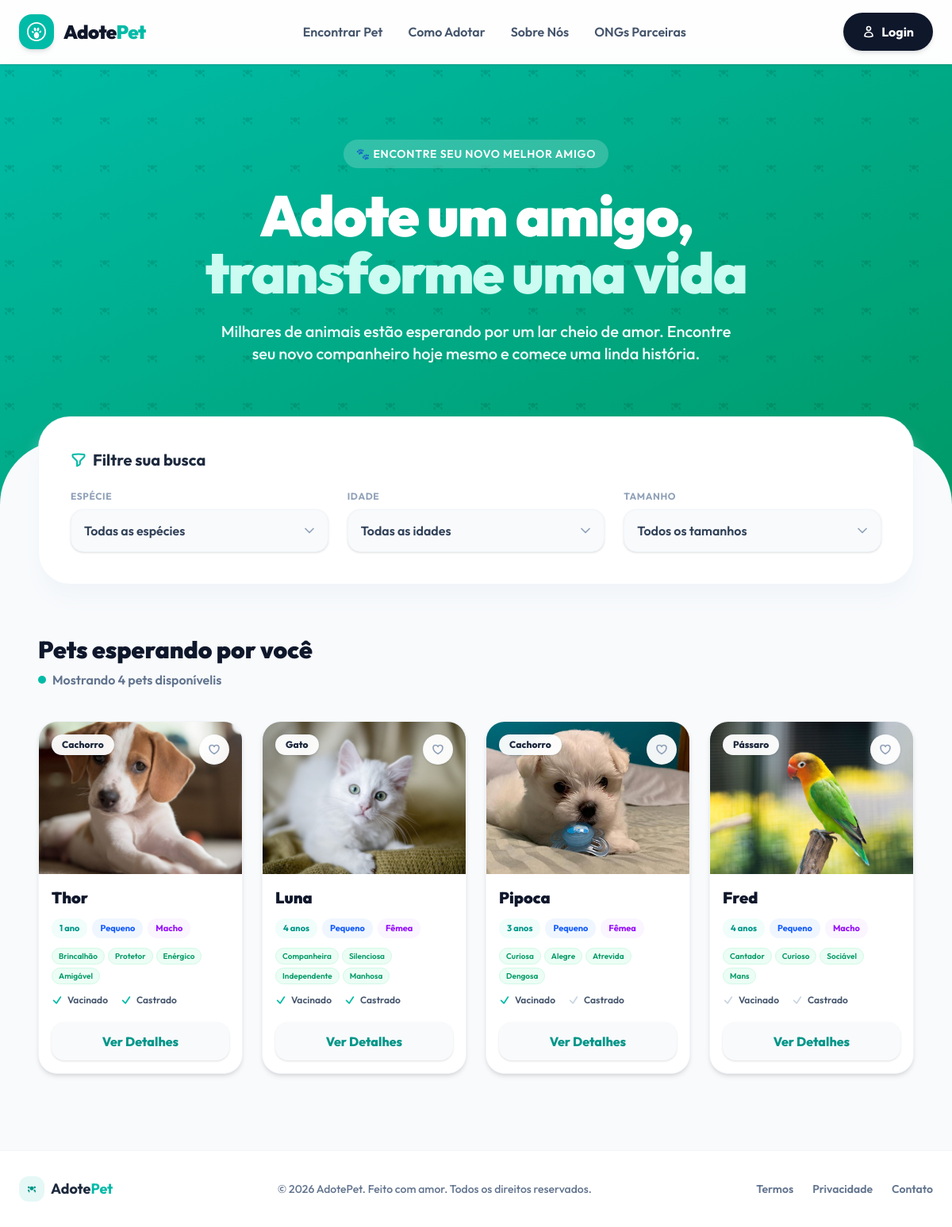
The page / on the database its author committed.
### adocoes/models.py (models this page shows, shortened)
class Animal(models.Model):
    TAMANHO_CHOICES = [
        ('Pequeno', 'Pequeno'),
        ('Médio', 'Médio'),
        ('Grande', 'Grande'),
    ]
    SEXO_CHOICES = [
        ('Macho', 'Macho'),
        ('Fêmea', 'Fêmea'),
    ]
    ESPECIE_CHOICES = [
        ('Cachorro', 'Cachorro'),
        ('Gato', 'Gato'),
        ('Pássaro', 'Pássaro'),
        ('Outros', 'Outros'),
    ]
    IDADE_CATEGORIA_CHOICES = [
        ('Filhote', 'Filhote'),
        ('Jovem', 'Jovem'),
        ('Adulto', 'Adulto'),
        ('Sênior', 'Sênior'),
    ]
    nome = models.CharField(max_length=100, verbose_name="Nome")
    especie = models.CharField(max_length=20, choices=ESPECIE_CHOICES, default='Cachorro', verbose_name="Espécie")
    foto = models.ImageField(upload_to='animais/', verbose_name="Foto")
    idade = models.PositiveIntegerField(verbose_name="Idade")
    idade_categoria = models.CharField(max_length=20, choices=IDADE_CATEGORIA_CHOICES, default='Adulto', verbose_name="Categoria de Idade")
    tamanho = models.CharField(max_length=10, choices=TAMANHO_CHOICES, verbose_name="Tamanho")
    sexo = models.CharField(max_length=10, choices=SEXO_CHOICES, verbose_name="Sexo")
    caracteristicas = models.TextField(verbose_name="Características", help_text="Ex: Carinhoso, Brincalhão, Obediente")
    descricao = models.TextField(verbose_name="Descrição")
    vacinado = models.BooleanField(default=False, verbose_name="Vacinado")
    castrado = models.BooleanField(default=False, verbose_name="Castrado")
    def caracteristicas_list(self):
        if self.caracteristicas:
            return [c.strip() for c in self.caracteristicas.split(',') if c.strip()]
        return []
    class Meta:
        verbose_name = "Animal"
        verbose_name_plural = "Animais"

### adocoes/views.py (the view)
# urls.py: path('', views.home, name='home'),
def home(request):
    animais = Animal.objects.all()
    especie = request.GET.get('especie')
    idade_categoria = request.GET.get('idade_categoria')
    tamanho = request.GET.get('tamanho')
    if especie and especie != 'Todos':
        animais = animais.filter(especie__iexact=especie)
    if idade_categoria and idade_categoria != 'Todos':
        animais = animais.filter(idade_categoria__iexact=idade_categoria)
    if tamanho and tamanho != 'Todos':
        animais = animais.filter(tamanho__iexact=tamanho)
    favoritos = []
    if request.user.is_authenticated:
        favoritos = list(request.user.meus_interesses.values_list('animal_id', flat=True))
    context = {
        'animais': animais,
        'selected_especie': especie or 'Todos',
        'selected_idade': idade_categoria or 'Todos',
        'selected_tamanho': tamanho or 'Todos',
        'favoritos': favoritos,
    }
    return render(request, 'home.html', context)

### adocoes/templates/home.html (shortened to what this page needs)
{% extends 'base.html' %}
{% block content %}
<section class="bg-gradient-to-br from-teal-500 to-emerald-600 text-white pt-24 pb-40 px-6 md:px-12 text-center relative overflow-hidden">
    <div class="absolute inset-0 opacity-10 pointer-events-none">
    </div>
    <div class="max-w-4xl mx-auto relative z-10">
        <span class="inline-flex items-center gap-2 px-4 py-2 rounded-full bg-white/20 backdrop-blur-md text-sm font-semibold tracking-wider uppercase mb-6">
            🐾 Encontre seu novo melhor amigo
        </span>
        <h1 class="text-5xl md:text-7xl font-black tracking-tight leading-none mb-6">
            Adote um amigo,<br><span class="text-teal-100">transforme uma vida</span>
        </h1>
        <p class="text-lg md:text-xl text-teal-50 max-w-2xl mx-auto mb-8 font-medium">
            Milhares de animais estão esperando por um lar cheio de amor.
            Encontre seu novo companheiro hoje mesmo e comece uma linda história.
        </p>
    </div>
</section>
<section class="relative z-20 bg-[#F8FAFC] rounded-t-[3.5rem] md:rounded-t-[5rem] -mt-24 pt-16 pb-24 px-4 md:px-12 border-t border-slate-100/50">
    <div class="max-w-7xl mx-auto">
        <div class="bg-white p-6 md:p-10 rounded-[2.5rem] shadow-xl shadow-slate-100 border border-slate-100/80 -mt-24 relative z-30 mb-16">
            <h2 class="text-xl font-bold text-slate-800 mb-6 flex items-center gap-2">
                <span>Filtre sua busca</span>
            </h2>
            <form id="filter-form" method="GET" action="{% url 'home' %}" class="grid grid-cols-1 md:grid-cols-3 gap-6">
                <div class="relative">
                    <label class="block text-xs font-bold text-slate-400 uppercase tracking-wider mb-2">Espécie</label>
                    <div class="relative">
                        <select name="especie" class="w-full appearance-none bg-slate-50 border border-slate-100 text-slate-700 px-4 py-3.5 rounded-2xl focus:ring-2 focus:ring-teal-500 focus:bg-white transition-all outline-none cursor-pointer font-semibold shadow-sm">
                            <option value="Todos" {% if selected_especie == 'Todos' %}selected{% endif %}>Todas as espécies</option>
                        </select>
                        <div class="absolute right-4 top-1/2 -translate-y-1/2 pointer-events-none text-slate-400">
                        </div>
                    </div>
                </div>
                <div class="relative">
                    <label class="block text-xs font-bold text-slate-400 uppercase tracking-wider mb-2">Idade</label>
                    <div class="relative">
                        <select name="idade_categoria" class="w-full appearance-none bg-slate-50 border border-slate-100 text-slate-700 px-4 py-3.5 rounded-2xl focus:ring-2 focus:ring-teal-500 focus:bg-white transition-all outline-none cursor-pointer font-semibold shadow-sm">
                            <option value="Todos" {% if selected_idade == 'Todos' %}selected{% endif %}>Todas as idades</option>
                        </select>
                        <div class="absolute right-4 top-1/2 -translate-y-1/2 pointer-events-none text-slate-400">
                        </div>
                    </div>
                </div>
                <div class="relative">
                    <label class="block text-xs font-bold text-slate-400 uppercase tracking-wider mb-2">Tamanho</label>
                    <div class="relative">
                        <select name="tamanho" class="w-full appearance-none bg-slate-50 border border-slate-100 text-slate-700 px-4 py-3.5 rounded-2xl focus:ring-2 focus:ring-teal-500 focus:bg-white transition-all outline-none cursor-pointer font-semibold shadow-sm">
                            <option value="Todos" {% if selected_tamanho == 'Todos' %}selected{% endif %}>Todos os tamanhos</option>
                        </select>
                        <div class="absolute right-4 top-1/2 -translate-y-1/2 pointer-events-none text-slate-400">
                        </div>
                    </div>
                </div>
            </form>
        </div>
        <div class="flex flex-col md:flex-row md:items-end justify-between mb-10 gap-4">
            <div>
                <h3 class="text-3xl font-black text-slate-900 mb-2">Pets esperando por você</h3>
                <p class="text-slate-500 font-semibold flex items-center gap-2">
                    <span class="inline-block w-2.5 h-2.5 bg-teal-500 rounded-full animate-pulse"></span>
                    <span>Mostrando {{ animais.count }} pet{{ animais.count|pluralize:"s" }} disponível{{ animais.count|pluralize:"is" }}</span>
                </p>
            </div>
        </div>
        <div id="animals-grid">
            {% if animais %}
                <div class="grid grid-cols-1 sm:grid-cols-2 md:grid-cols-3 lg:grid-cols-4 gap-6">
                {% for animal in animais %}
                    <div class="bg-white rounded-3xl overflow-hidden shadow-md hover:shadow-xl hover:-translate-y-1 transition-all duration-300 border border-slate-100 flex flex-col group">
                        <div class="relative h-48 overflow-hidden bg-slate-100">
                            {% if animal.foto %}
                                <img src="{{ animal.foto.url }}" alt="{{ animal.nome }}" class="w-full h-full object-cover group-hover:scale-105 transition-transform duration-500">
                            {% else %}
                                <div class="w-full h-full flex items-center justify-center text-slate-400 font-bold bg-slate-200">
                                    Sem Foto
                                </div>
                            {% endif %}
                            <div class="absolute top-4 left-4 bg-white/95 backdrop-blur-sm px-3 py-1 rounded-full text-xs font-extrabold text-slate-800 shadow-sm border border-slate-100/50">
                                {{ animal.especie }}
                            </div>
                            <button class="absolute top-4 right-4 {% if animal.id in favoritos %}bg-teal-500 text-white{% else %}bg-white/95 text-slate-400{% endif %} backdrop-blur-sm p-2.5 rounded-full hover:scale-110 transition-all shadow-sm border border-slate-100/50 btn-favoritar" data-id="{{ animal.id }}">
                                <svg xmlns="http://www.w3.org/2000/svg" fill="{% if animal.id in favoritos %}currentColor{% else %}none{% endif %}" viewBox="0 0 24 24" stroke-width="2.5" stroke="currentColor" class="w-4 h-4">
                                    <path stroke-linecap="round" stroke-linejoin="round" d="M21 8.25c0-2.485-2.099-4.5-4.688-4.5-1.935 0-3.597 1.126-4.312 2.733-.715-1.607-2.377-2.733-4.313-2.733C5.1 3.75 3 5.765 3 8.25c0 7.22 9 12 9 12s9-4.78 9-12Z" />
                                </svg>
                            </button>
                        </div>
                        <div class="p-4 flex flex-col flex-grow space-y-3">
                            <h4 class="text-xl font-black text-slate-900 group-hover:text-teal-600 transition-colors">
                                {{ animal.nome }}
                            </h4>
                            <div class="flex flex-wrap gap-1.5">
                                <span class="px-2.5 py-1 text-[11px] font-bold rounded-xl bg-teal-50 text-teal-600">{{ animal.idade }} ano{{ animal.idade|pluralize }}</span>
                                <span class="px-2.5 py-1 text-[11px] font-bold rounded-xl bg-blue-50 text-blue-600">{{ animal.tamanho }}</span>
                                <span class="px-2.5 py-1 text-[11px] font-bold rounded-xl bg-purple-50 text-purple-600">{{ animal.sexo }}</span>
                            </div>
                            {% if animal.caracteristicas_list %}
                                <div class="flex flex-wrap gap-1">
                                    {% for caracteristica in animal.caracteristicas_list %}
                                        <span class="px-2 py-0.5 text-[10px] font-semibold rounded-full bg-emerald-50 text-emerald-600 border border-emerald-100">
                                            {{ caracteristica }}
                                        </span>
                                    {% endfor %}
                                </div>
                            {% endif %}
                            <div class="flex gap-4 text-xs font-semibold text-slate-600">
                                <div class="flex items-center gap-1.5">
                                    <svg xmlns="http://www.w3.org/2000/svg" fill="none" viewBox="0 0 24 24" stroke-width="3" stroke="currentColor" class="w-3.5 h-3.5 {% if animal.vacinado %}text-teal-500{% else %}text-slate-300{% endif %}">
                                        <path stroke-linecap="round" stroke-linejoin="round" d="m4.5 12.75 6 6 9-13.5" />
                                    </svg>
                                    <span>Vacinado</span>
                                </div>
                                <div class="flex items-center gap-1.5">
                                    <svg xmlns="http://www.w3.org/2000/svg" fill="none" viewBox="0 0 24 24" stroke-width="3" stroke="currentColor" class="w-3.5 h-3.5 {% if animal.castrado %}text-teal-500{% else %}text-slate-300{% endif %}">
                                        <path stroke-linecap="round" stroke-linejoin="round" d="m4.5 12.75 6 6 9-13.5" />
                                    </svg>
                                    <span>Castrado</span>
                                </div>
                            </div>
                            <div class="mt-auto pt-2">
                                <a href="{% url 'detalhe' animal.id %}" class="block text-center w-full py-3 bg-slate-50 hover:bg-teal-500 hover:text-white text-teal-600 font-extrabold rounded-2xl transition-all shadow-sm hover:shadow-md hover:shadow-teal-100">
                                    Ver Detalhes
                                </a>
                            </div>
                        </div>
                    </div>
                {% endfor %}
                </div>
            </div>
        {% endif %}
        </div>
</section>
{% endblock %}

### rows shown on the page
Animal: foto (picture), especie "Cachorro", nome "Thor", idade "1", tamanho "Pequeno", sexo "Macho", caracteristicas_list "Brincalhão" "Protetor" "Enérgico" "Amigável", vacinado True (drawn), castrado True (drawn)
Animal: foto (picture), especie "Gato", nome "Luna", idade "4", tamanho "Pequeno", sexo "Fêmea", caracteristicas_list "Companheira" "Silenciosa" "Independente" "Manhosa", vacinado True (drawn), castrado True (drawn)
Animal: foto (picture), especie "Cachorro", nome "Pipoca", idade "3", tamanho "Pequeno", sexo "Fêmea", caracteristicas_list "Curiosa" "Alegre" "Atrevida" "Dengosa", vacinado True (drawn), castrado False (drawn)
Animal: foto (picture), especie "Pássaro", nome "Fred", idade "4", tamanho "Pequeno", sexo "Macho", caracteristicas_list "Cantador" "Curioso" "Sociável" "Mans", vacinado False (drawn), castrado False (drawn)

### other values the page prints
{{ animais.count }} "4"
